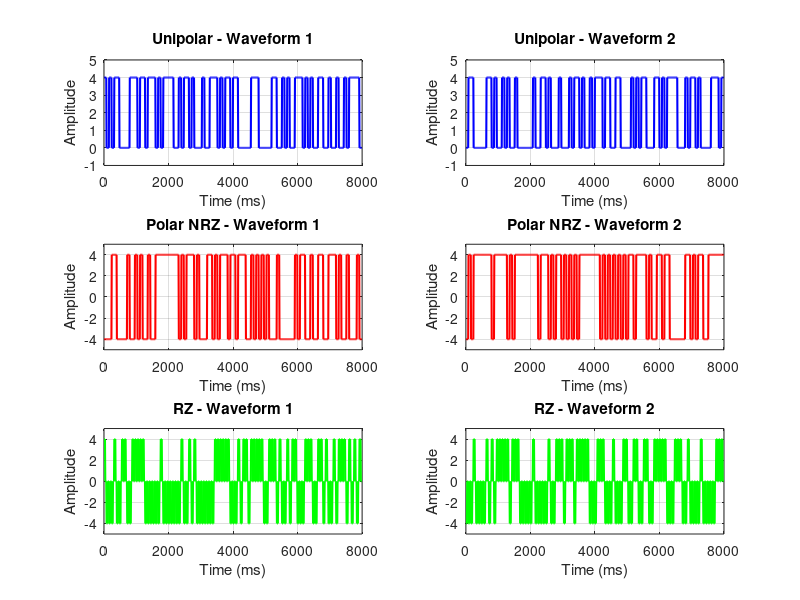

Write MATLAB code to recreate this figure. (Note: this script raises an error after producing the figure.)
clc;
clear;
close all;
%% --------------------------UNIPOLAR SIGNALING----------------------------
a = 4;
n = 100;
ensemble_uni = zeros(500,800);
for i = 1 : 500
data = randi([0,1],1,n);
tx = a * data;
tx_matrix = repmat(tx,8,1);
tx_column = reshape(tx_matrix,800,1);
ensemble_uni(i, :) = tx_column;
end
%% ------------------------POLAR NON RETURN TO ZERO------------------------
ensemble_NRZ = zeros(500,800);
for i = 1 : 500
data = randi([0,1],1,n);
tx = (( 2 * data ) - 1) * a;
tx_matrix = repmat(tx,8,1);
tx_column = reshape(tx_matrix,800,1);
ensemble_NRZ(i, :) = tx_column;
end
%% ---------------------------RETURN TO ZERO-------------------------------
ensemble_RZ = zeros(500,800);
for i = 1:500
    data = randi([0,1],1,n);
    tx = ((2 * data) - 1) * a;
    first_half = repmat(tx, 4, 1);
    second_half = zeros(4, n);
    tx_matrix = [first_half ; second_half];
    tx_column = reshape(tx_matrix, 800, 1);
    ensemble_RZ(i,:) = tx_column;
end
%% ------------------------PLOTTING FIRST 2 WAVEFORMS------------------------
t = 0:10:799*10;  % time axis in ms (800 samples, each 10ms apart)

figure;

% --- Unipolar ---
subplot(3,2,1);
plot(t, ensemble_uni(1,:), 'b', 'LineWidth', 1.5);
title('Unipolar - Waveform 1');
xlabel('Time (ms)'); ylabel('Amplitude');
ylim([-1 5]); grid on;

subplot(3,2,2);
plot(t, ensemble_uni(2,:), 'b', 'LineWidth', 1.5);
title('Unipolar - Waveform 2');
xlabel('Time (ms)'); ylabel('Amplitude');
ylim([-1 5]); grid on;

% --- Polar NRZ ---
subplot(3,2,3);
plot(t, ensemble_NRZ(1,:), 'r', 'LineWidth', 1.5);
title('Polar NRZ - Waveform 1');
xlabel('Time (ms)'); ylabel('Amplitude');
ylim([-5 5]); grid on;

subplot(3,2,4);
plot(t, ensemble_NRZ(2,:), 'r', 'LineWidth', 1.5);
title('Polar NRZ - Waveform 2');
xlabel('Time (ms)'); ylabel('Amplitude');
ylim([-5 5]); grid on;

% --- Return to Zero ---
subplot(3,2,5);
plot(t, ensemble_RZ(1,:), 'g', 'LineWidth', 1.5);
title('RZ - Waveform 1');
xlabel('Time (ms)'); ylabel('Amplitude');
ylim([-5 5]); grid on;

subplot(3,2,6);
plot(t, ensemble_RZ(2,:), 'g', 'LineWidth', 1.5);
title('RZ - Waveform 2');
xlabel('Time (ms)'); ylabel('Amplitude');
ylim([-5 5]); grid on;

sgtitle('First 2 Waveforms for Each Line Code');
